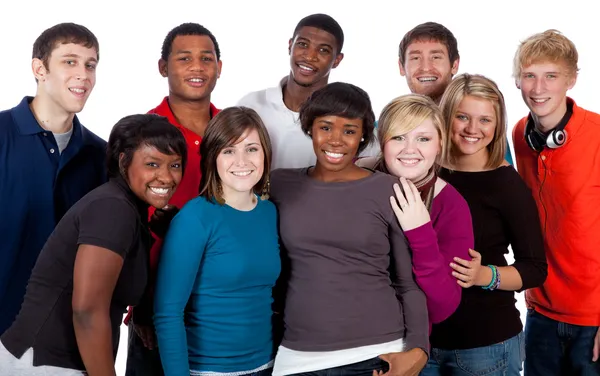
#> input picture images/group_image.jpg, 600 x 376 px, found by its file name
$ jupyter execute 'Face Detection.ipynb'   (shell and % lines are left out)
#> lines starting #> are read from the running program, lines starting #| are printed output that depends on the picture
[cell 1]
import numpy as np
import matplotlib.pyplot as plt
import matplotlib.image as mpimg
import cv2

[cell 2]
image = cv2.imread(r"C:\Users\abhis\Mine\CV_parle\images\group_image.jpg")
#> image is the input picture: shape (376, 600, 3); mean B, G, R 106.3, 100.8, 120.9
plt.imshow(image)

[cell 3]
image_copy = cv2.cvtColor(image, cv2.COLOR_BGR2RGB)
plt.imshow(image_copy)

[cell 4]
gray = cv2.cvtColor(image, cv2.COLOR_BGR2GRAY)
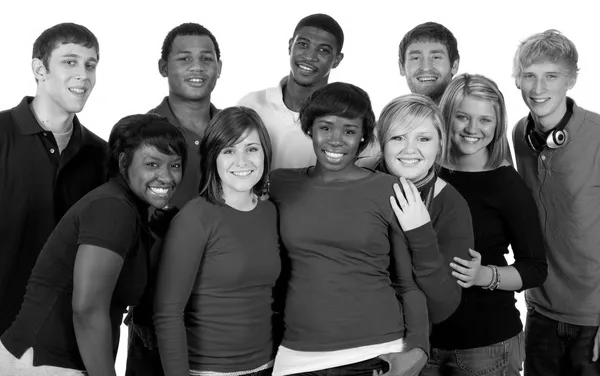
#> gray: shape (376, 600); min 0, max 255, mean 107.4
plt.imshow(gray, cmap="gray")

[cell 5]
face_cascade = cv2.CascadeClassifier(r"C:\Users\abhis\Mine\CV_parle\haarcascade_frontalface_default.xml")

[cell 6]
faces = face_cascade.detectMultiScale(gray, 4,6)
#> faces = ()

[cell 7]
print ('We found ' + str(len(faces)) + ' faces in this image')
#| We found 0 faces in this image
print ("Their coordinates and lengths/widths are as follows")
print ('=============================')
print (faces)
